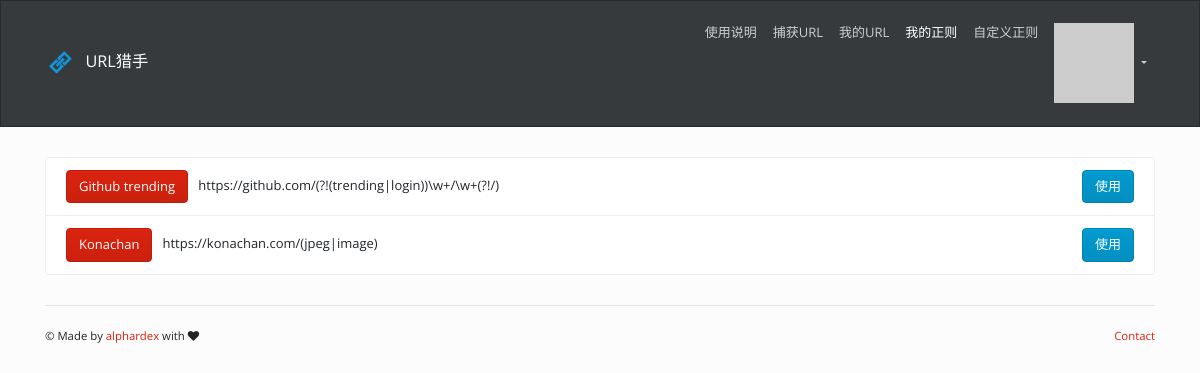
The page /regexs (signed in) on the database its author committed.
### urlhunter/models.py (models this page shows, shortened)
class Regex(db.Model):
    id = db.Column(db.Integer, primary_key=True)
    name = db.Column(db.String(60), index=True)
    site = db.Column(db.String(120))
    body = db.Column(db.String(120))
    author_id = db.Column(db.Integer, db.ForeignKey('user.id'))

class User(db.Model, UserMixin):
    id = db.Column(db.Integer, primary_key=True)
    username = db.Column(db.String(80), index=True, unique=True, nullable=False)
    email = db.Column(db.String(120), index=True, unique=True, nullable=False)
    password_hash = db.Column(db.String(128))
    member_since = db.Column(db.DateTime, default=datetime.utcnow)
    urls = db.relationship('Url', backref='owner')
    regexs = db.relationship('Regex', backref='author')
    @login.user_loader
    def load_user(user_id):
        return User.query.get(int(user_id))
    def avatar(self, size):
        digest = md5(self.email.lower().encode('utf-8')).hexdigest()
        return f'https://www.gravatar.com/avatar/{digest}?d=identicon&s={size}'

### urlhunter/blueprints/main.py (the view)
@bp.route('/regexs')
@login_required
def show_regexs():
    page = request.args.get('page', 1, type=int)
    per_page = current_app.config['REGEX_PER_PAGE']
    pagination = Regex.query.with_parent(current_user).paginate(page, per_page)
    regexs = pagination.items
    return render_template('main/regexs.html', regexs=regexs, pagination=pagination)

### urlhunter/templates/main/regexs.html (shortened to what this page needs)
{% extends 'layout.html' %}
{% from 'macros.html' import regexlist with context %}
{% block content %}
    {{regexlist(regexs, pagination)}}
{% endblock %}

### urlhunter/templates/layout.html (shortened to what this page needs)
{% from 'bootstrap/nav.html' import render_nav_item %}
<!DOCTYPE html>
<html>
<head>
    {% block head %}
    {% block styles %}
    {{ bootstrap.load_css() }}
    <link rel="stylesheet" href="https://bootswatch.com/4/simplex/bootstrap.min.css">
    <link rel="stylesheet" href="{{ url_for('static', filename='css/style.css') }}">
    <link href="https://cdn.bootcss.com/font-awesome/4.7.0/css/font-awesome.min.css" rel="stylesheet">
    {% endblock styles %}
    {% endblock head %}
</head>
<body>
    {% block nav %}
    <nav class="navbar navbar-expand-lg navbar-dark bg-dark" role="navigation">
        <div class="container">
            <a class="navbar-brand" href="{{url_for('main.index')}}">
                <img src="{{ url_for('static', filename='favicon.ico') }}" height="32" width="32">
                &nbsp;{{ config['SITE_NAME'] }}
            </a>
            <div class="collapse navbar-collapse" id="navbarNavDropdown">
                <ul class="nav navbar-nav ml-auto">
                    {{render_nav_item('main.show_help', '使用说明')}}
                    {{render_nav_item('main.extract', '捕获URL')}}
                    {{render_nav_item('main.show_urls', '我的URL')}}
                    {{render_nav_item('main.show_regexs', '我的正则')}}
                    {{render_nav_item('main.upload_regex', '自定义正则')}}
                    {% if current_user.is_anonymous %}
                    {{render_nav_item('auth.login', '登录')}}
                    {% else %}
                    <li class="dropdown">
                        <a href="#" class="nav-link dropdown-toggle" id="navbarDropdownMenuLink" role="button"
                            data-toggle="dropdown" aria-haspopup="true" aria-expanded="false"><img src="{{ current_user.avatar(22) }}">
                        </a>
                    </li>
                    {% endif %}
                </ul>
            </div>
        </div>
    </nav>
    {% endblock nav %}
    <main class="container">
        {% block content %}{% endblock %}
        {% block footer %}
        <footer>
            <p class="float-left">
                <small>&copy;
                    Made by <a href="https://github.com/{{config['GITHUB_USERNAME']}}" target="_blank">{{config['GITHUB_USERNAME']}}</a>
                    with <span class="fa fa-heart"></span>
                </small>
            </p>
            <p class="float-right">
                <small><a href="mailto:{{ config['EMAIL'] }}">Contact</a></small>
            </p>
        </footer>
        {% endblock footer %}
    </main>
</body>
</html>

### urlhunter/templates/macros.html (shortened to what this page needs)
{% from "bootstrap/pagination.html" import render_pagination %}
{% macro regexlist(regexs, pagination) %}
{% if regexs %}
<ul class="list-group">
    {% for regex in regexs %}
    <li class="list-group-item">
        {% set site = regex.site %}
        {% set name = regex.name %}
        {% set body = regex.body %}
        <a type="button" class="btn btn-primary" href={{site}} target="_blank">{{name}}</a>&nbsp;&nbsp;
        {{body}}
        <span class="float-right">
            <a class="btn btn-info" href="{{url_for('main.extract', urls=site, search=body, use_regex=True)}}">使用</a>
    </li>
    {% endfor %}
</ul>
{% else %}
<div class="tip">
    你还没有自定义的正则，快去<a href="{{url_for('main.upload_regex')}}">定义</a>吧！
</div>
{% endif %}
{% endmacro %}

### urlhunter/static/css/style.css (style rules this page uses)
nav { margin-bottom: 30px; }
footer { margin: 30px 0; padding: 20px 0; border-top: 1px solid #e5e5e5; }

### rows shown on the page
Regex: name "Github trending", body "https://github.com/(?!(trending|login))\\w+/\\w+(?!/)"
Regex: name "Konachan", body "https://konachan.com/(jpeg|image)"
User: GITHUB_USERNAME "alphardex"

### other values the page prints
{{ config['SITE_NAME'] }} "URL猎手"
{{ render_nav_item('main.show_help', '使用说明') }} "使用说明"
{{ render_nav_item('main.extract', '捕获URL') }} "捕获URL"
{{ render_nav_item('main.show_urls', '我的URL') }} "我的URL"
{{ render_nav_item('main.show_regexs', '我的正则') }} "我的正则"
{{ render_nav_item('main.upload_regex', '自定义正则') }} "自定义正则"
